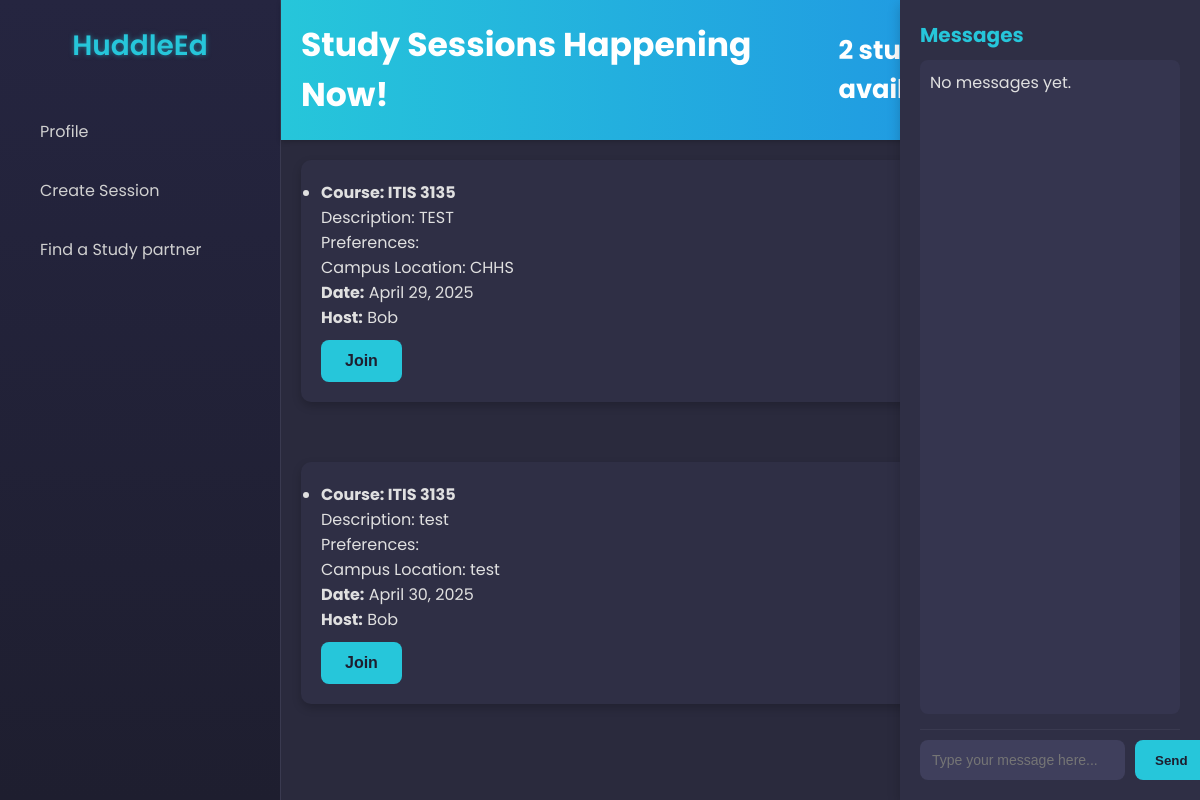
The app's page / (signed in), older data.
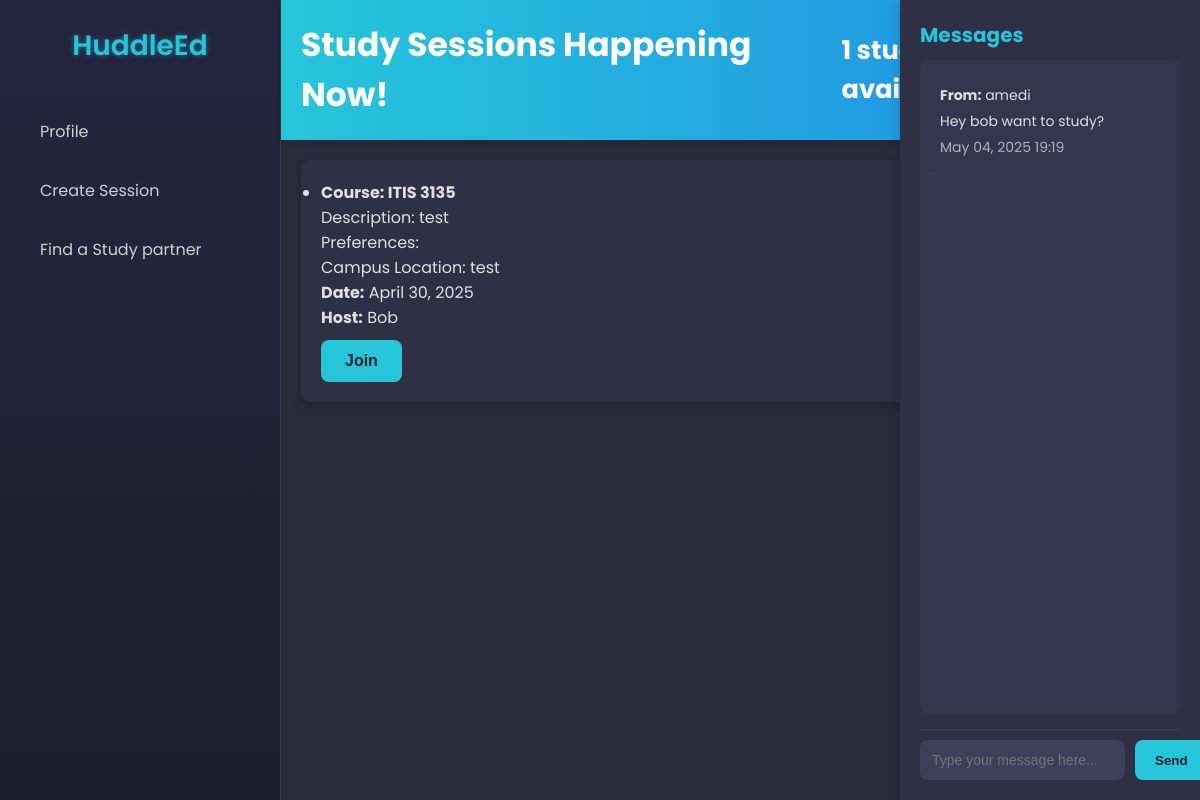
The same page, newer data.
### base/models.py (models this page shows, shortened)
class Study_Session(models.Model):
    host = models.ForeignKey(User, on_delete=models.SET_NULL, null=True, related_name='study_sessions')
    course = models.ForeignKey(Course, on_delete=models.SET_NULL, null=True)  # ForeignKey to Course
    name = models.CharField(max_length=255, null=True)  # Add a name field
    preferences = models.TextField(max_length=10, null=True)  # Add a preferences field
    campus_location = models.TextField(max_length=10, null=True)  # Add a campus location field
    date = models.DateField(null=True)  # Add a date field
    time = models.TimeField(null=True)  # Add a time field
    duration = models.TextField(max_length=10, null=True)  # Add a duration field
    description = models.TextField(null=True, blank=True)
    updated = models.DateTimeField(auto_now=True)
    created = models.DateTimeField(auto_now_add=True)
    class Meta:
        ordering = ['-updated', 'created']

class Course(models.Model):
    name = models.CharField(max_length=300);
    def __str__(self):
        return self.name

class Message(models.Model):
    sender = models.ForeignKey(User, on_delete=models.CASCADE, related_name='sent_messages')
    receiver = models.ForeignKey(User, on_delete=models.CASCADE, related_name='received_messages')
    content = models.TextField()
    created_at = models.DateTimeField(auto_now_add=True)

### base/views.py (the view)
# urls.py: path('', views.home, name="home"),
@login_required(login_url='/login')
def home(request):
    search_query = request.GET.get('q') if request.GET.get('q') != None else ''
    sessions = Study_Session.objects.all()
    sessions_count = sessions.count()
    messages = Message.objects.filter(receiver=request.user).order_by('-created_at')
    today = now().date()
    tomorrow = today + timedelta(days=1)
    upcoming = Study_Session.objects.filter(
        host=request.user,
        date__range=[today, tomorrow]
    ).order_by('date', 'time')
    context = {'sessions': sessions, 'search_query': search_query, 'sessions_count': sessions_count, 'upcoming': upcoming, 'messages': messages}
    return render(request, 'home.html', context)

### base/templates/home.html (shortened to what this page needs)
<!DOCTYPE html>
{% load static %}
<html lang="en">
<head>
  <link rel="stylesheet" href="{% static 'styles/styles.css' %}">
</head>
<body>
  <div class="container">
    <aside class="sidebar">
      <div class="logo">
        <h2>HuddleEd</h2>
      </div>
      <div class="channels">
        <ul>
          <li class="channel"><a href="{% url 'profile' %}" alt="profile">Profile</a></li>
          <li class="channel"><a href="{% url 'create_session' %}">Create Session</a></li>
          <li class="channel"><a href="{% url 'find_partner'%}">Find a Study partner</a></li>
        </ul>
      </div>
    </aside>
    <main class="chat-area">
      <header class="chat-header">
        <h2>Study Sessions Happening Now!</h2>
        <h3>
          {% if sessions_count > 0 %}
            {{ sessions_count }} study sessions available
          {% else %}
            No study sessions available
          {% endif %}
        </h3>
      </header>
      <ul>
        {% for session in sessions %}
        <div class="card-container">
          <section class="session-card">
            <li>
              <h4>Course: {{ session.course }}</h4>
              <p>Description: {{ session.description }}</p>
              <p>Preferences: {{ session.prefrences }}</p>
              <p>Campus Location: {{ session.campus_location }}</p>
              <p><strong>Date:</strong> {{ session.date }}</p>
              <p><strong>Host:</strong> {{ session.host }}</p>
            </li>
            <button type="submit" class="join-button">Join</button>
          </section>
        </div>
        {% endfor %}
      </ul>
    </main>
    <aside class="messages-container">
      <h3>Messages</h3>
      <div class="message-list">
        {% if messages %}
          {% for message in messages %}
            <div class="message-item">
              <p><strong>From:</strong> {{ message.sender.username }}</p>
              <p>{{ message.content }}</p>
              <p class="timestamp">{{ message.created_at|date:"M d, Y H:i" }}</p>
            </div>
          {% endfor %}
        {% else %}
          <p>No messages yet.</p>
        {% endif %}
      </div>
      <div class="input-bar">
        <input type="text" placeholder="Type your message here..." class="message-input">
        <button type="submit" class="send-button">Send</button>
      </div>
    </aside>
  </div>
</body>
</html>

### static/styles/styles.css (style rules this page uses)
* { margin: 0; padding: 0; box-sizing: border-box; }
body { font-family: 'Poppins', Arial, sans-serif; background-color: #1e1e2f; color: #e0e0e0; height: 100vh; }
a { text-decoration: none; color: inherit; }
.container { display: flex; height: 100vh; overflow: hidden; }
header { display: flex; justify-content: center; align-items: center; width: 100%; padding: 50px; }
.sidebar { width: 280px; background: linear-gradient(180deg, #252540 0%, #1e1e2f 100%); padding: 25px; box-shadow: 2px 0 10px rgba(0, 0, 0, 0.3); }
.sidebar .logo h2 { text-align: center; font-size: 28px; font-weight: 600; color: #26c6da; margin-bottom: 40px; text-shadow: 0 0 5px rgba(38, 198, 218, 0.5); }
.sidebar .channels ul { list-style-type: none; }
.sidebar .channels .channel { padding: 12px 15px; margin-bottom: 10px; border-radius: 8px; cursor: pointer; transition: all 0.3s ease; color: #d0d0d0; }
.chat-area { flex: 1; display: flex; flex-direction: column; background-color: #2a2a3d; border-left: 1px solid #3a3a50; }
.chat-header { background: linear-gradient(90deg, #26c6da 0%, #1e88e5 100%); color: #fff; padding: 20px; font-size: 22px; font-weight: 600; box-shadow: 0 2px 5px rgba(0, 0, 0, 0.2); }
.session-card { background-color: #2f2f45; border-radius: 10px; padding: 20px; margin-bottom: 20px; box-shadow: 0 4px 10px rgba(0, 0, 0, 0.2); transition: transform 0.2s ease, background-color 0.3s ease; }
.card-container { display: flex; flex-direction: column; gap: 20px; padding: 20px; }
.messages-container { background-color: #2f2f45; color: #e0e0e0; padding: 20px; width: 300px; box-shadow: 0 4px 12px rgba(0, 0, 0, 0.2); height: 100vh; position: fixed; right: 0; top: 0; display: flex; flex-direction: column; }
.messages-container h3 { font-size: 20px; margin-bottom: 10px; color: #26c6da; }
.message-list { flex-grow: 1; overflow-y: auto; margin-bottom: 15px; padding: 10px; background-color: #35354f; border-radius: 8px; }
.message-item { margin-bottom: 15px; padding: 10px; border-bottom: 1px solid #3a3a50; }
.message-item p { margin: 5px 0; font-size: 14px; }
.timestamp { font-size: 12px; color: #b0b0c0; }
.input-bar { display: flex; gap: 10px; padding-top: 10px; border-top: 1px solid #3a3a50; }
.message-input { flex-grow: 1; padding: 12px; border: none; border-radius: 8px; background-color: #3f3f5c; color: #e0e0e0; font-size: 14px; outline: none; }
.send-button { padding: 12px 20px; background-color: #26c6da; color: #1e1e2f; border: none; border-radius: 8px; font-weight: 600; cursor: pointer; transition: background-color 0.3s ease, transform 0.2s ease; }
.join-button { padding: 12px 24px; font-size: 16px; background-color: #26c6da; color: #1e1e2f; border: none; border-radius: 8px; font-weight: 600; cursor: pointer; margin-top: 10px; transition: background-color 0.3s ease, transform 0.2s ease; }

Row changes from the older to the newer data that the page shows:
removed Study_Session: course "ITIS 3135", description "TEST", campus_location "CHHS", date "April 29, 2025", host "Bob"
added Message: sender.username "amedi", content "Hey bob want to study?", created_at "May 04, 2025 19:19"
Text that changed along with them:
{{ sessions_count }}: "2" → "1"
text no longer shown: "No messages yet."
